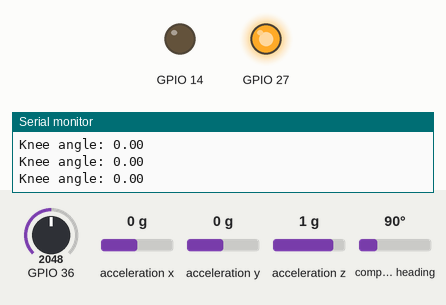
Simulated run of this sketch. Board: ESP32. Parts: output pins drawn as LEDs (lit = HIGH), the last lines printed to the serial monitor. The inputs (shaded band) are chosen by the test bench; at power-on: GPIO 36 = 2048, acceleration x 0 g, acceleration y 0 g, acceleration z 1 g, compass heading 90°.

Above: at 0.1 s.
At 3.2 s:
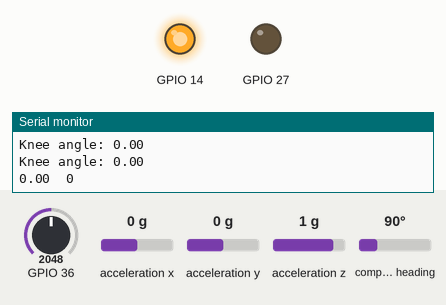
Timing chart, 0 to 4.7 s (numbered marks = the images above):
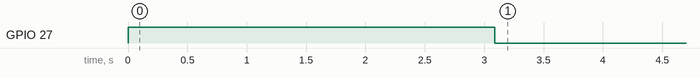

The sketch:

arduino.ino
```cpp
#include <Wire.h>
#include <Adafruit_Sensor.h>
#include <Adafruit_BNO055.h>
#include <utility/imumaths.h>

TwoWire i2cPort2 = TwoWire(1);

Adafruit_BNO055 bno1 = Adafruit_BNO055(55);
Adafruit_BNO055 bno2 = Adafruit_BNO055(55, 0x28, &i2cPort2);

void setup(void)
{
  Serial.begin(115200);
  i2cPort2.begin(32, 33, 100000);
  Serial.println("Knee Angle Flexion Test"); Serial.println("");

  /* Initialise the sensor */
  if(!bno1.begin() || !bno2.begin())
  {
    /* There was a problem detecting the BNO055 ... check your connections */
    Serial.print("Ooops, no BNO055 detected ... Check your wiring or I2C ADDR!");
    while(1);
  }

  // set crystals
  bno1.setExtCrystalUse(true);
  bno2.setExtCrystalUse(true);

  // pin 27 - red LED, pin 14 - green LED
  pinMode(27, OUTPUT);
  pinMode(14, OUTPUT);

  // initially set led lights
  digitalWrite(27, HIGH);
  digitalWrite(14, LOW);

  // check if sensors are worn correctly
  sensorLocationCal();

}

void loop(void)
{
  // continuously get knee flexion angle averaged across 50 samples
  // Serial.print("Knee flexion angle: ");
  Serial.print(getKneeAngle(10));
  Serial.print("\t");
  Serial.print(getForce());

  // get force applied from heel
  // Serial.print("\t");
  // getForce();

  Serial.println("");
  delay(100);
}

void sensorLocationCal(void) {
  /* Checks if the sensors are placed in the correct spot. Orientation angles
  are used to approximate if sensors are aligned. */

  int count = 0;

  // continues to sample until user correctly places sensors over 1000 consecutive samples
  while (count < 100) {
    float kneeAngle = getKneeAngle(10);

    // just for debugging purposes
    Serial.print("Knee angle: ");
    Serial.print(kneeAngle);
    Serial.println("");
    // Serial.print(getKneeAngle(10));
    // Serial.print("\t");

    // if absolute difference less than 7 degrees, add to count
    if (abs(kneeAngle) <= 7) {
      count += 1;
    }
    // restart
    else {
      count = 0;
    }
  }

  // if properly placed, turn on green, turn off red
  digitalWrite(27, LOW);
  digitalWrite(14, HIGH);
}

float getKneeAngle(int numSamples) {
  /* Gets knee angle average across numSamples */
  sensors_event_t event1;
  sensors_event_t event2;
  float sum = 0;

  for (int i=0; i<=numSamples; i++) {
    bno1.getEvent(&event1);
    bno2.getEvent(&event2);

    float thighZ = event1.orientation.z;
    float shinZ = event2.orientation.z;

    if (thighZ >= 0 && shinZ >= 0) {
      sum += shinZ - thighZ;
    }
    else if (thighZ < 0 && shinZ < 0) {
      sum += (360-abs(shinZ)) - (360-abs(thighZ));
    }
    else if (thighZ < 0 && shinZ > 0) {
      sum += shinZ + abs(thighZ);
    }
    else if (thighZ > 0 && shinZ < 0) {
      if (thighZ > 0 && thighZ < 90 && shinZ < 0 && shinZ > -90) {
        sum += shinZ - thighZ;
      }
      else {
        sum += (360-abs(shinZ)) - thighZ;
      }
    }
  }

  // for debugging purposes
  // Serial.print("\tX: ");
  // Serial.print(event1.orientation.x, 4);
  // Serial.print("\tY: ");
  // Serial.print(event1.orientation.y, 4);
  // Serial.print("\tZ: ");
  // Serial.print(event1.orientation.z, 4);
  // Serial.print("\n");
  // Serial.print("\tX2: ");
  // Serial.print(event2.orientation.x, 4);
  // Serial.print("\tY2: ");
  // Serial.print(event2.orientation.y, 4);
  // Serial.print("\tZ2: ");
  // Serial.print(event2.orientation.z, 4);
  // Serial.print("\n");

  return sum/numSamples;
}

int getForce(void) {
  int analogReading = analogRead(36);
  int output = 0;

  if (analogReading > 3900)
    output = 1;

  return output;
}
```
